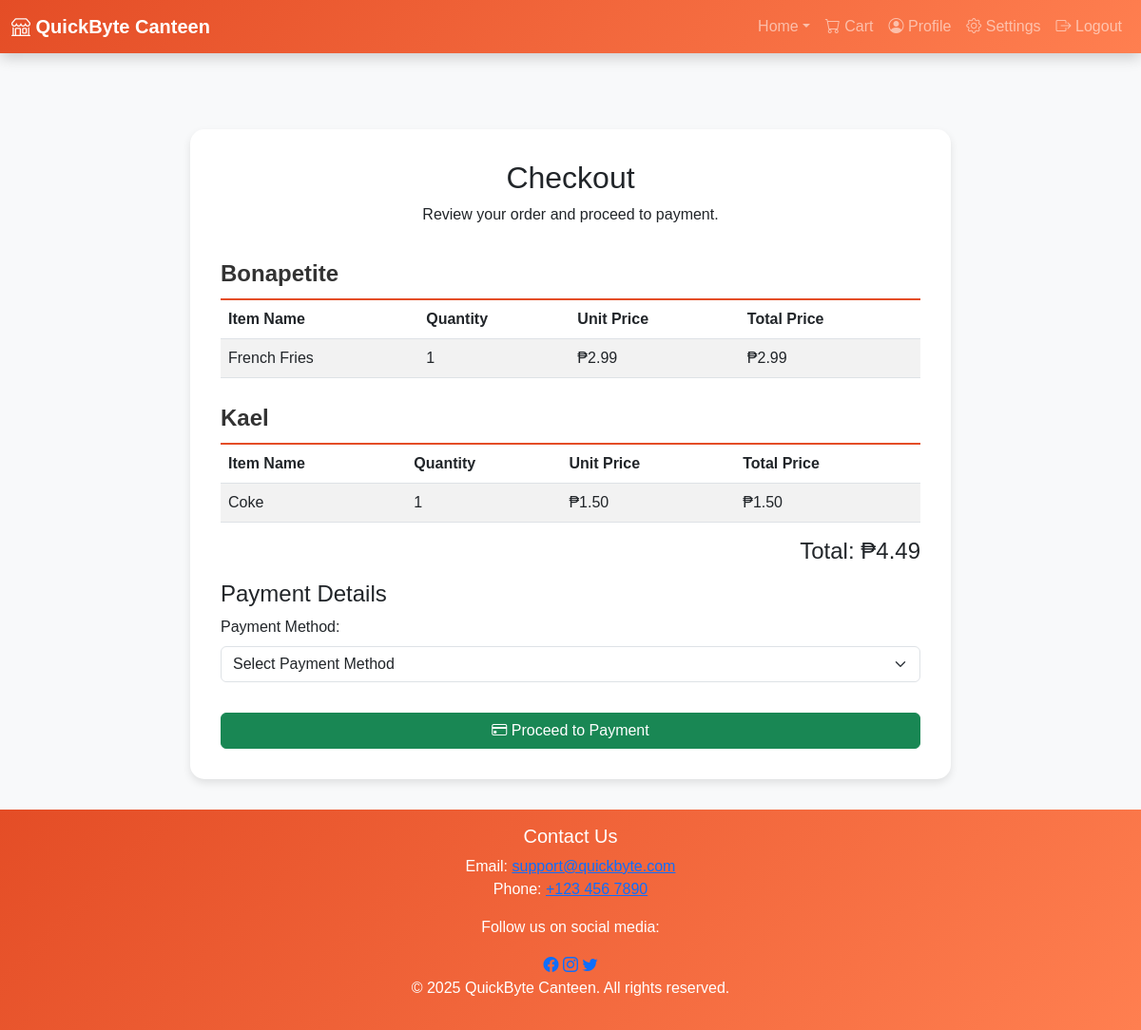
/user/checkout.php (signed in), run on the app's committed database.
### tables this page shows
CREATE TABLE IF NOT EXISTS `cart` (
  `cart_id` int(11) NOT NULL AUTO_INCREMENT,
  `user_id` int(11) NOT NULL,
  `item_id` int(11) NOT NULL,
  `quantity` int(11) NOT NULL DEFAULT 1,
  PRIMARY KEY (`cart_id`),
  KEY `user_id` (`user_id`),
  KEY `item_id` (`item_id`)
);

CREATE TABLE IF NOT EXISTS `stalls` (
  `stall_id` int(11) NOT NULL AUTO_INCREMENT,
  `stall_name` varchar(100) NOT NULL,
  `description` text DEFAULT NULL,
  `image_path` varchar(255) NOT NULL DEFAULT 'default_stall.jpg',
  PRIMARY KEY (`stall_id`)
);

CREATE TABLE IF NOT EXISTS `menu_items` (
  `item_id` int(11) NOT NULL AUTO_INCREMENT,
  `name` varchar(100) NOT NULL,
  `price` decimal(10,2) NOT NULL,
  `category` enum('Snacks','Drinks','Meals') NOT NULL,
  `availability` tinyint(1) DEFAULT 1,
  `image_path` varchar(255) NOT NULL DEFAULT 'default.jpg',
  `stall_id` int(11) NOT NULL,
  `description` text DEFAULT NULL,
  PRIMARY KEY (`item_id`),
  KEY `stall_id` (`stall_id`)
);

### user/checkout.php (the view, shortened to what this page needs)
<?php
include '../config.php';
$user_id = $_SESSION['user_id'];
$message = "";
$sql = "
    SELECT c.cart_id, m.item_id, m.name AS item_name, m.price, c.quantity, s.stall_name, s.stall_id
    FROM cart c
    JOIN menu_items m ON c.item_id = m.item_id
    JOIN stalls s ON m.stall_id = s.stall_id
    WHERE c.user_id = ?
";
$stmt = $con->prepare($sql);
$stmt->bind_param("i", $user_id);
$stmt->execute();
$result = $stmt->get_result();
$cart_items = $result->fetch_all(MYSQLI_ASSOC);
if (empty($cart_items)) {
    $error = "Your cart is empty.";
} else {
    $grouped_items = [];
    foreach ($cart_items as $item) {
        $storeId   = $item['stall_id'];
        $storeName = $item['stall_name'];
        if (!isset($grouped_items[$storeId])) {
            $grouped_items[$storeId] = [
                'store'       => $storeName,
                'items'       => [],
                'group_total' => 0
            ];
        }
        $grouped_items[$storeId]['items'][] = $item;
        $grouped_items[$storeId]['group_total'] += $item['price'] * $item['quantity'];
    }
    $total_cost = 0;
    foreach ($grouped_items as $group) {
        $total_cost += $group['group_total'];
    }
}
?>
<!DOCTYPE html>
<html lang="en">
<head>
    <link rel="stylesheet" href="https://cdn.jsdelivr.net/npm/bootstrap@5.3.0-alpha1/dist/css/bootstrap.min.css">
    <link rel="stylesheet" href="https://cdn.jsdelivr.net/npm/bootstrap-icons@1.11.3/font/bootstrap-icons.min.css">
</head>
<body>
    <nav class="navbar navbar-expand-lg navbar-dark">
        <div class="container-fluid">
            <a class="navbar-brand" href="index.php"><i class="bi bi-shop"></i> QuickByte Canteen</a>
            <div class="collapse navbar-collapse" id="navbarNav">
                <ul class="navbar-nav ms-auto">
                    <li class="nav-item dropdown">
                        <a class="nav-link dropdown-toggle" href="index.php" id="navbarDropdown" role="button"
                           data-bs-toggle="dropdown" aria-expanded="false">Home</a>
                    </li>
                    <li class="nav-item"><a class="nav-link" href="cart.php"><i class="bi bi-cart"></i> Cart</a></li>
                    <li class="nav-item"><a class="nav-link" href="user_profile.php"><i class="bi bi-person-circle"></i> Profile</a></li>
                    <li class="nav-item"><a class="nav-link" href="settings.php"><i class="bi bi-gear"></i> Settings</a></li>
                    <li class="nav-item"><a class="nav-link" href="../auth/logout.php"><i class="bi bi-box-arrow-right"></i> Logout</a></li>
                </ul>
            </div>
        </div>
    </nav>
    <div class="container mt-5">
        <div class="checkout-container">
            <div class="checkout-header">
                <h2>Checkout</h2>
                <p>Review your order and proceed to payment.</p>
            </div>
            <?php if (empty($message)): ?>
                <?php foreach ($grouped_items as $store_id => $group): ?>
                    <div class="group-header"><?php echo htmlspecialchars($group['store']); ?></div>
                    <table class="table table-striped order-summary">
                        <thead>
                            <tr>
                                <th>Item Name</th>
                                <th>Quantity</th>
                                <th>Unit Price</th>
                                <th>Total Price</th>
                            </tr>
                        </thead>
                        <tbody>
                            <?php foreach ($group['items'] as $item): ?>
                                <tr>
                                    <td><?php echo htmlspecialchars($item['item_name']); ?></td>
                                    <td><?php echo htmlspecialchars($item['quantity']); ?></td>
                                    <td>₱<?php echo number_format($item['price'], 2); ?></td>
                                    <td>₱<?php echo number_format($item['price'] * $item['quantity'], 2); ?></td>
                                </tr>
                            <?php endforeach; ?>
                        </tbody>
                    </table>
                <?php endforeach; ?>
                <div class="mb-3 text-end">
                    <h4>Total: ₱<?php echo number_format($total_cost, 2); ?></h4>
                </div>
                <form method="POST" enctype="multipart/form-data">
                    <h4>Payment Details</h4>
                    <div class="mb-3">
                        <label for="paymentMethod" class="form-label">Payment Method:</label>
                        <select class="form-select" id="paymentMethod" name="payment_method" required>
                            <option value="">Select Payment Method</option>
                        </select>
                    </div>
                    <button type="submit" class="btn btn-success w-100 mt-3">
                        <i class="bi bi-credit-card"></i> Proceed to Payment
                    </button>
                </form>
            <?php endif; ?>
        </div>
    </div>
    <footer>
        <div class="container">
            <h5>Contact Us</h5>
            <p>
                Email: <a href="mailto:support@quickbyte.com">support@quickbyte.com</a><br>
                Phone: <a href="tel:+1234567890">+123 456 7890</a>
            </p>
            <p>Follow us on social media:</p>
            <div>
                <a href="#"><i class="bi bi-facebook"></i></a>
                <a href="#"><i class="bi bi-instagram"></i></a>
                <a href="#"><i class="bi bi-twitter"></i></a>
            </div>
            <p>&copy; 2025 QuickByte Canteen. All rights reserved.</p>
        </div>
    </footer>
</body>
</html>

### user/checkout.php (style rules this page uses)
body { background-color: #f8f9fa; min-height: 100vh; display: flex; flex-direction: column; font-family: 'Poppins', sans-serif; }
.navbar { background: linear-gradient(135deg, #e44d26, #ff7f50); box-shadow: 0 4px 15px rgba(0,0,0,0.2); }
.navbar-brand { font-weight: bold; }
.checkout-container { max-width: 800px; margin: 2rem auto; border-radius: 15px; box-shadow: 0 4px 8px rgba(0,0,0,0.1); background-color: #fff; padding: 2rem; }
.checkout-header { text-align: center; margin-bottom: 2rem; }
.group-header { margin-top: 1.5rem; font-size: 1.5rem; font-weight: bold; color: #333; border-bottom: 2px solid #e44d26; padding-bottom: 0.5rem; }
.order-summary { margin-bottom: 1.5rem; }
table.table { margin-bottom: 1rem; }
footer { background: linear-gradient(135deg, #e44d26, #ff7f50); color: white; text-align: center; padding: 1rem 0; margin-top: auto; }

### data on the page
cart: stalls.stall_name "Bonapetite", item.name "French Fries", quantity "1", item.price "2.99", $item['price']*$item['quantity'] "2.99"
cart: item.name "Coke", quantity "1", item.price "1.50", $item['price']*$item['quantity'] "1.50"

### other printed values
$group['store'] "Kael"
$total_cost "4.49"
